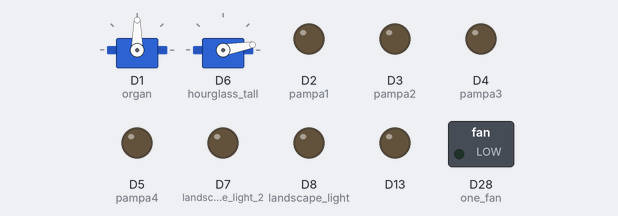
Recording of a sketch running on a simulated Arduino Due. Shown: 2 × servo, switched loads named in the sketch (green lamp = pin HIGH), output pins drawn as LEDs (lit = HIGH). Random numbers use the default seed unless the sketch sets one.

Above: at 5.05 s.
Timing chart, 0 to 8.0 s (numbered marks = the images above):
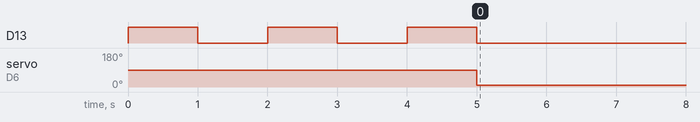

The sketch:

paysages_15_premieres_minutes_sans_paysage.ino
```cpp
#include <Servo.h>
#include <TimeLib.h>

#define ARRAY_SIZE(array) ((sizeof(array))/(sizeof(array[0])))

Servo organ_servo;  // Organ urn servo object
Servo hourglass_servo;

const byte one_fan = 28; // Urn 1 : One BIG fan
int urn1_start[5]={10, 13, 17, 30, 45}; // Start time offsets in min since Show is ON.
int urn1_stop[5]={12, 15, 18, 35, 50}; // Stop time offsets in min since Show is ON.
byte urn1_index = 0;

const byte organ = 1; // Urn 2: the organic organ
int urn2_start[4]={18, 25, 33, 43}; // Start time offsets in min since Show is ON.
int urn2_stop[4]={23, 28, 38, 48}; // Start time offsets in min since Show is ON.
byte urn2_index = 0;
bool organ_turn_flag=false;
byte rotation_direction=0;

const byte pampa1 = 2; // Urn 3 : The Pampa, fan 1
const byte pampa2 = 3; // Urn 3 : The Pampa, fan 2
const byte pampa3 = 4; // Urn 3 : The Pampa, fan 3
const byte pampa4 = 5; // Urn 3 : The Pampa, fan 4
int urn3_start[4]={15, 25, 35, 45}; // Start time offsets in min since Show is ON.
int urn3_stop[4]={20, 30, 40, 50}; // Start time offsets in min since Show is ON.
byte urn3_index = 0;
bool pampa_turn_flag=false;
byte sub_pampa_timestamp_index =0;

const byte hourglass_tall = 6; // Urn 4 : Tall and long hourglass
// const byte hourglass_small = 7; // Urn 4: THe surprising hourglass
unsigned long hourglass_rotation_duration=300; // Durée de rotation du moteur du sablier (en ms)
unsigned long actual_hourglass_time;
unsigned long previous_hourglass_time=0;

const byte landscape_light = 8; // Urn 5: Light dimmer ouput for landscape Urn
const byte landscape_light_2 = 7; //
byte landscape_light_choice = 0;

const byte landscape_motor_1 = 9; // Urn 5 : Motor 1
const byte landscape_motor_2 = 10; // Urn 5 : Motor 2
const byte landscape_motor_3 = 11; // Urn 5 : Motor 3
const byte landscape_motor_4 = 12; // Urn 5 : Motor 1
int urn5_start[3]={30, 35, 40}; // Start time offsets in min since Show is ON.
int urn5_stop=50; // Start time offsets in min since Show is ON.
bool landscape_turn_flag=false;
byte landscape_slice_duration=5; // Duration of one of the landscape slice in minutes.
unsigned int landscape_start_timestamp=5; // Duration of one of the landscape slice in minutes.
int landscape_attack_duration = 10; // Duration of final fade in for landscape Urn in minutes. MUST BE GREATER THAN 5 minutes.
const unsigned int timestamp_step = floor(landscape_attack_duration/256);
int pwm_steps_count=0;
bool landscape_next_ts_set = false;
unsigned int landscape_next_timestamp;

byte urn5_index = 0;

const byte start_switch = 23; // Analog input A9 on pin 23 for start button
const byte red_led = 22 ;
const byte green_led = 21 ;

bool show_paused = true;

byte block_offset_time = 0;

unsigned long start_time = now() + block_offset_time*60;


void setup() {
  pinMode(one_fan, OUTPUT);

  pinMode(organ, OUTPUT);
  organ_servo.attach(organ);

  pinMode(pampa1, OUTPUT);
  pinMode(pampa2, OUTPUT);
  pinMode(pampa3, OUTPUT);
  pinMode(pampa4, OUTPUT);
  analogWriteResolution(8);
  analogWriteFrequency(3, 234375); // Teensy 4.1 pin 3 and 4 234.375 kHz
  analogWriteFrequency(5, 234375); // Teensy 4.1 pin 5 and 6 also changes to 375 kHz

  pinMode(hourglass_tall, OUTPUT);
  hourglass_servo.attach(hourglass_tall);
  // pinMode(hourglass_small, OUTPUT);

  pinMode(landscape_light, OUTPUT);
  pinMode(landscape_light_2, OUTPUT);

  pinMode(13, OUTPUT);
  digitalWrite(13, HIGH);
  delay(1000);
  digitalWrite(13, LOW);
  delay(1000);
  digitalWrite(13, HIGH);
  delay(1000);
  digitalWrite(13, LOW);
  delay(1000);
  digitalWrite(13, HIGH);
  delay(1000);
  digitalWrite(13, LOW);

  start_time = now() + block_offset_time*60;

}

void loop() {

  // while(show_paused){
  //   start_time = now();
  //   digitalWrite(red_led, HIGH);
  //   digitalWrite(green_led, LOW);
  //   if(digitalRead(start_switch)){
  //     digitalWrite(green_led, HIGH);
  //     digitalWrite(red_led, LOW);
  //     show_paused = false;
  //   }
  // }

  // Hourglass / Sablier
  actual_hourglass_time = millis();
  hourglass_servo.write(10);
  if (actual_hourglass_time - previous_hourglass_time > hourglass_rotation_duration){
    hourglass_servo.write(90);
    previous_hourglass_time = millis();
  }

  if (is_valid_index(urn1_index, ARRAY_SIZE(urn1_start))){
    if (is_valid_timestamp(start_time + urn1_start[urn1_index]*60)){
      digitalWrite(one_fan, HIGH);
    }
    if (is_valid_timestamp(start_time + urn1_stop[urn1_index]*60)){
      digitalWrite(one_fan, LOW);
      urn1_index +=1;
    }
  }

  if (is_valid_index(urn2_index, ARRAY_SIZE(urn2_start))){

    if (organ_turn_flag){
      if (rotation_direction== 0){
        organ_servo.write(80);
      }
      if (rotation_direction== 1){
        organ_servo.write(100);
      }
    }
    if (organ_turn_flag == false){
      organ_servo.write(90);
    }

    if (is_valid_timestamp(start_time + urn2_start[urn2_index]*60)){
      organ_turn_flag = true;
      rotation_direction = random(0,2);
    }

    if (is_valid_timestamp(start_time + urn2_stop[urn2_index]*60)){
      organ_turn_flag = false;
      rotation_direction = random(0,2);
      urn2_index +=1;
    }
  }

  if (is_valid_index(urn3_index, ARRAY_SIZE(urn3_start))){

    if (is_valid_timestamp(start_time + urn3_start[urn3_index]*60+sub_pampa_timestamp_index*60) && pampa_turn_flag){
      pampas_fans();
      sub_pampa_timestamp_index +=1;
    }

    if (is_valid_timestamp(start_time + urn3_start[urn3_index]*60)){
      pampa_turn_flag= true;;
    }

    if (is_valid_timestamp(start_time + urn3_stop[urn3_index]*60)){
      pampa_turn_flag = false;
      sub_pampa_timestamp_index = 0;
      urn3_index +=1;
    }
  }
}

bool is_valid_index(byte index, int size_of_array){
  if (index <= size_of_array){
    return true;
  }
  return false;
}


bool is_valid_timestamp(unsigned long timestamp){
  if ((timestamp - 1 <= now()) && (now() <= timestamp + 1)){
    return true;
  }
  return false;
}

bool is_valid_millis_timestamp(unsigned long timestamp){
  if ((timestamp - 1000 <= now()*1000) && (now()*1000 <= timestamp + 1000)){
    return true;
  }
  return false;
}

void pampas_fans(void){
  analogWrite(pampa1, random(80, 256));
  analogWrite(pampa2, random(80, 256));
  analogWrite(pampa3, random(80, 256));
  analogWrite(pampa4, random(80, 256));
}
```

Measured:
- by itself, servo on D6 (hourglass_tall): 90° → 10° at 5.0 s
